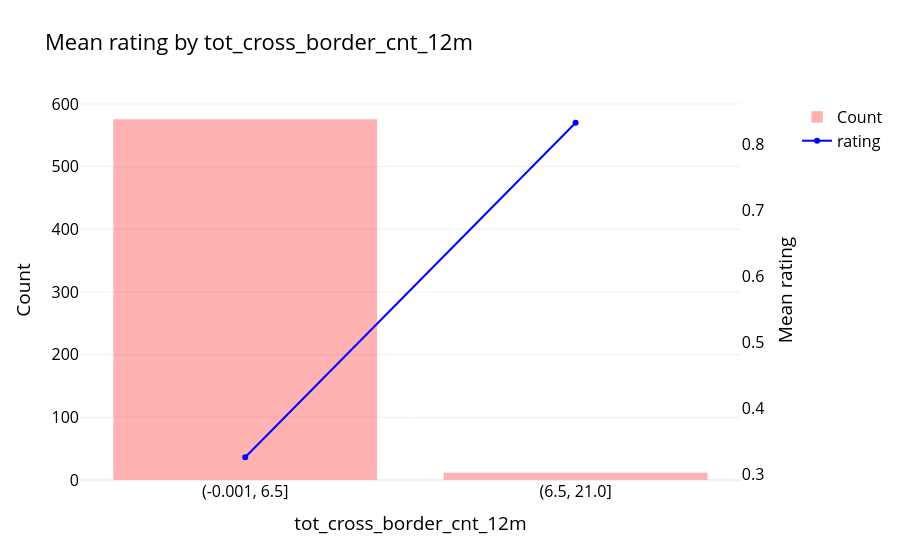

Notebook cell for this chart:
### Markdown cell above
## tot_cross_border_cnt_12m
Total count of cross-border wire transaction (in and out) for the past 12 months

### Code cell
eda(df, "rating", "tot_cross_border_cnt_12m", bins = 2)

### Figure 1 — Plotly figure (JSON) as saved in the notebook; plotly's stock layout.template omitted (floating-point values rounded to 4 significant figures)
{"data": [{"marker": {"color": "red"}, "name": "Count", "opacity": 0.3, "type": "bar", "x": ["(-0.001, 6.5]", "(6.5, 21.0]"], "y": [576, 12]}, {"line": {"color": "blue"}, "mode": "lines+markers", "name": "rating", "type": "scatter", "x": ["(-0.001, 6.5]", "(6.5, 21.0]"], "xaxis": "x", "y": [0.3264, 0.8333], "yaxis": "y2"}], "layout": {"font": {"color": "black", "size": 16}, "title": {"text": "Mean rating by tot_cross_border_cnt_12m"}, "xaxis": {"anchor": "y", "domain": [0, 0.94], "title": {"text": "tot_cross_border_cnt_12m"}, "type": "category"}, "yaxis": {"anchor": "x", "domain": [0, 1], "title": {"text": "Count"}}, "yaxis2": {"anchor": "x", "overlaying": "y", "showgrid": false, "side": "right", "tickmode": "auto", "title": {"text": "Mean rating"}}}}
